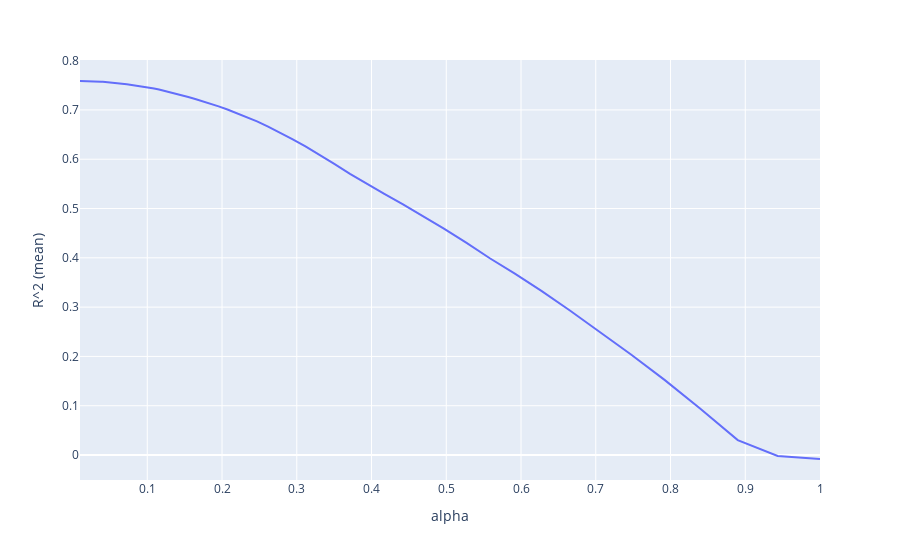

Write notebook code for a chart like this one.
### Code cell
scores = []
for i in alphas:
    scores.append(cross_val_score(Lasso(alpha=i), test_X, test_y).mean())

result = pd.DataFrame(zip(alphas, scores), columns=['alpha', 'R^2 (mean)'])
px.line(result, x='alpha', y='R^2 (mean)')
